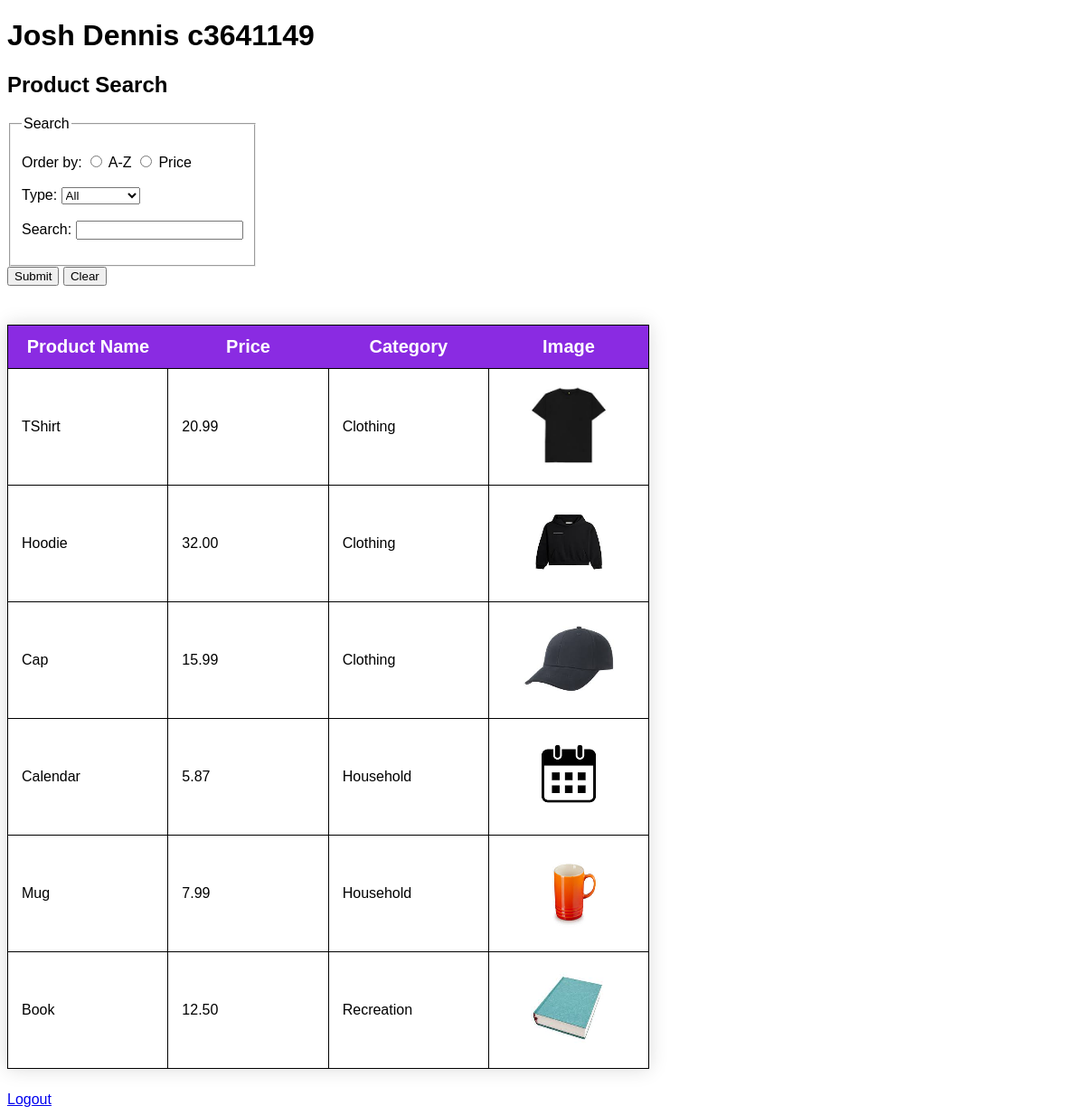
/portfolio/search/protected.php (signed in), run on the app's committed database.
### tables this page shows
CREATE TABLE `search`
(
    `prodID`    int(8)      NOT NULL,
    `prodName`  varchar(20) NOT NULL,
    `prodPrice` float       NOT NULL,
    `prodCat`   varchar(50) NOT NULL,
    `prodImage` varchar(50) NOT NULL
);

### portfolio/search/displayProduct.php (the view, shortened to what this page needs)
<?php
global $connection;
?>
<!DOCTYPE html>
<html lang="en">
<body>
<?php
$query = "SELECT *, prodPrice, ROUND(prodPrice, 2) AS RoundedPrice FROM search";
$result = mysqli_query($connection, $query);
if (mysqli_num_rows($result) > 0) {
    ?>
    <table class="searchTable">
        <thead>
        <tr>
            <td>Product Name</td>
            <td>Price</td>
            <td>Category</td>
            <td>Image</td>
        </tr>
        </thead>
        <?php
        while ($row = mysqli_fetch_assoc($result)) {
            $imageURL = $row['prodImage'];
            ?>
            <tbody>
            <tr>
                <td><?php echo $row['prodName'] ?></td>
                <td><?php echo $row['RoundedPrice'] ?></td>
                <td><?php echo $row['prodCat'] ?></td>
                <td>
                    <div id="searchImg">
                        <?php echo "<img src= ../../images/$imageURL height='100' width='100'
                        alt=" . $row['prodName'] . "/>" ?>
                    </div>
                </td>
            </tr>
            </tbody>
            <?php
        }
        ?>
    </table>
    <?php
} else {
    echo "<h3>No results to display</h3>";
}
?>
</body>
</html>

### portfolio/search/protected.php (shortened to what this page needs)
<?php
global $connection;
?>
<!DOCTYPE html>
<html lang="en">
<head>
    <link type="text/css" rel="stylesheet" href="../../style/main.css" />
</head>
<header>
    <h1>Josh Dennis c3641149</h1>
</header>
<body>
<h2>Product Search</h2>
<section>
    <form method="post" action="<?php echo htmlspecialchars($_SERVER['PHP_SELF']); ?>">
        <fieldset class="formFit">
            <legend>
                Search
            </legend>
            <br />
            Order by:
            <input type="radio" name="sortRadio" id="sortRadio" value="a-z"
                <?php
                if (isset($_POST["sortRadio"]) && $_POST["sortRadio"] == "a-z") {
                    echo "checked";
                } ?>/>
            <label for="sortRadio">A-Z</label>
            <input type="radio" name="sortRadio" id="sortRadio2" value="price"
                <?php
                if (isset($_POST["sortRadio"]) && $_POST["sortRadio"] == "price") {
                    echo "checked";
                } ?>/>
            <label for="sortRadio2">Price</label>
            <br /><br />
            <label for="selectSort">Type:</label>
            <select name="selectSort" id="selectSort">
                <option value="all"
                    <?php
                    if (isset($_POST["selectSort"]) && $_POST["selectSort"] == "all") echo "selected";
                    ?>>All
                </option>
            </select>
            <br /><br />
            <label for="textSort">Search:</label>
            <input type="text" name="textSort" id="textSort"
                   value="<?php if (isset($_POST["textSort"])) echo trim($_POST["textSort"]); ?>" />
            <br /><br />
        </fieldset>
        <input type="submit" name="prodSubmit" id="prodSubmit" />
        <input type="submit" value="Clear" name="prodClear" id="prodClear" /><br />
        <br />
    </form>
</section>
<?php
include 'displayProduct.php';
?>
<a href="../search/logout.php">Logout</a>
</body>
</html>

### style/main.css (style rules this page uses)
body { font-family: verdana, helvetica, arial, sans-serif; font-size: 1em; }
.formFit { margin-left: 2px; width: fit-content; }
.searchTable { border-collapse: collapse; margin: 25px 0; width: 60%; box-shadow: 0 0 20px rgba(0, 0, 0, 0.15); border: thin solid black; }
.searchTable thead tr { font-size: 20px; text-align: center; font-weight: bold; background-color: blueviolet; color: #ffffff; }
.searchTable th, .searchTable td { padding: 12px 15px; }
.searchTable tbody td { border: thin solid black; width: 25%; height: 100px; }
#searchImg { width: 100px; margin-left: auto; margin-right: auto; }

### data on the page
search: prodName "TShirt", RoundedPrice "20.99", prodCat "Clothing", prodImage (picture)
search: prodName "Hoodie", RoundedPrice "32.00", prodCat "Clothing", prodImage (picture)
search: prodName "Cap", RoundedPrice "15.99", prodCat "Clothing", prodImage (picture)
search: prodName "Calendar", RoundedPrice "5.87", prodCat "Household", prodImage (picture)
search: prodName "Mug", RoundedPrice "7.99", prodCat "Household", prodImage (picture)
search: prodName "Book", RoundedPrice "12.50", prodCat "Recreation", prodImage (picture)
